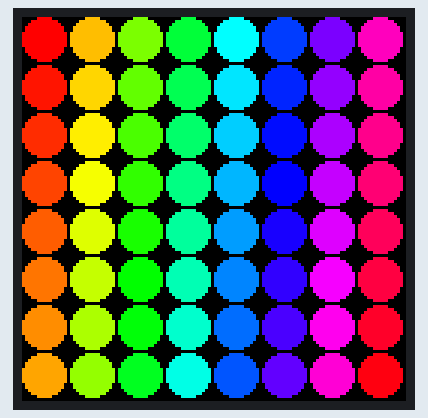
Recording of a program running on a simulated MicroPython board. On the bench: 128×128 colour display. Library files of the repository ran but are not shown: ssd1351.py; what the program prints to the serial console is not drawn. At 9.9 s the program stops and its outputs stay as they are.

Above: at 0.9 s.

The program:

demo_color_palette.py
```python
"""SSD1351 demo (color palette)."""
from time import sleep
from ssd1351 import Display, color565
from machine import Pin, SPI


def hsv_to_rgb(h, s, v):
    """
    Convert HSV to RGB (based on colorsys.py).

        Args:
            h (float): Hue 0 to 1.
            s (float): Saturation 0 to 1.
            v (float): Value 0 to 1 (Brightness).
    """
    if s == 0.0:
        return v, v, v
    i = int(h * 6.0)
    f = (h * 6.0) - i
    p = v * (1.0 - s)
    q = v * (1.0 - s * f)
    t = v * (1.0 - s * (1.0 - f))
    i = i % 6

    v = int(v * 255)
    t = int(t * 255)
    p = int(p * 255)
    q = int(q * 255)

    if i == 0:
        return v, t, p
    if i == 1:
        return q, v, p
    if i == 2:
        return p, v, t
    if i == 3:
        return p, q, v
    if i == 4:
        return t, p, v
    if i == 5:
        return v, p, q


def test():
    """Test code."""
    # Baud rate of 14500000 seems about the max
    spi = SPI(2, baudrate=14500000, sck=Pin(18), mosi=Pin(23))
    display = Display(spi, dc=Pin(17), cs=Pin(5), rst=Pin(16))

    c = 0
    for x in range(0, 128, 16):
        for y in range(0, 128, 16):
            color = color565(*hsv_to_rgb(c / 64, 1, 1))
            display.fill_circle(x + 7, y + 7, 7, color)
            c += 1
    sleep(9)
    display.cleanup()


test()
```

Measured:
- what the display in image 0 shows lasts 9.0 s, from 0.9 s to 9.9 s
